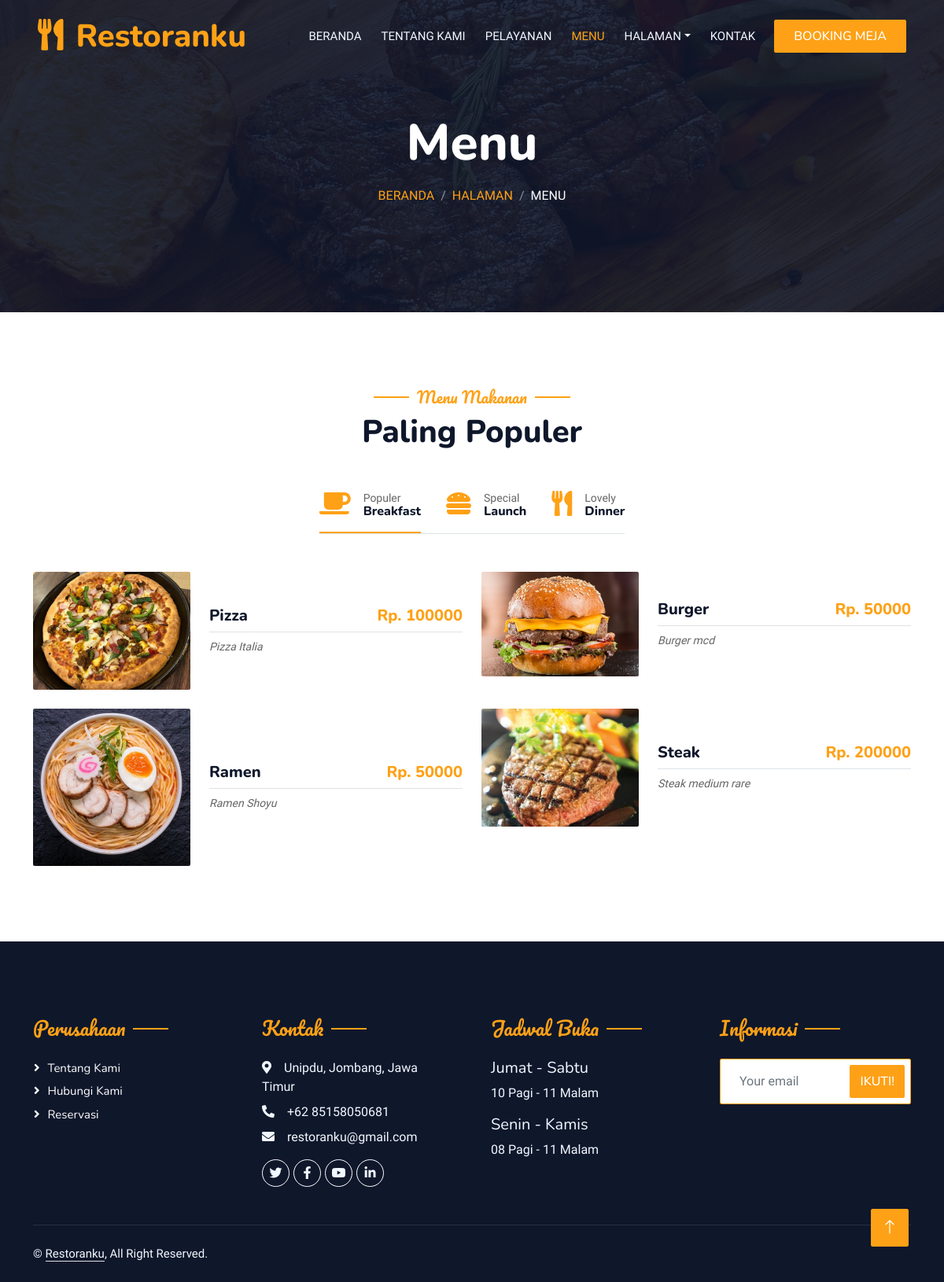
Page /menu.php on the committed database.
### tables this page shows
CREATE TABLE `makanan` (
  `id_makanan` int(11) NOT NULL,
  `nama` varchar(100) NOT NULL,
  `foto` varchar(100) NOT NULL,
  `deskripsi_makanan` varchar(100) NOT NULL,
  `harga` varchar(100) NOT NULL
);

### menu.php (the view, shortened to what this page needs)
<?php
$servername = "localhost";
$username = "root";
$password = "";
$database = "reservasi-meja-restoran";
$conn = mysqli_connect($servername, $username, $password, $database);
$sql = "SELECT id_makanan, nama, foto, deskripsi_makanan, harga FROM makanan";
$result = mysqli_query($conn, $sql);
?>
<!DOCTYPE html>
<html lang="en">
<head>
    <link href="https://cdnjs.cloudflare.com/ajax/libs/font-awesome/5.10.0/css/all.min.css" rel="stylesheet">
    <link href="https://cdn.jsdelivr.net/npm/bootstrap-icons@1.4.1/font/bootstrap-icons.css" rel="stylesheet">
    <link href="lib/animate/animate.min.css" rel="stylesheet">
    <link href="lib/owlcarousel/assets/owl.carousel.min.css" rel="stylesheet">
    <link href="lib/tempusdominus/css/tempusdominus-bootstrap-4.min.css" rel="stylesheet" />
    <link href="css/bootstrap.min.css" rel="stylesheet">
    <link href="css/style.css" rel="stylesheet">
</head>
<body>
    <div class="container-xxl bg-white p-0">
        <div class="container-xxl position-relative p-0">
            <nav class="navbar navbar-expand-lg navbar-dark bg-dark px-4 px-lg-5 py-3 py-lg-0">
                <a href="" class="navbar-brand p-0">
                    <h1 class="text-primary m-0"><i class="fa fa-utensils me-3"></i>Restoranku</h1>
                </a>
                <div class="collapse navbar-collapse" id="navbarCollapse">
                    <div class="navbar-nav ms-auto py-0 pe-4">
                        <a href="index.php" class="nav-item nav-link">Beranda</a>
                        <a href="about.html" class="nav-item nav-link">Tentang Kami</a>
                        <a href="service.html" class="nav-item nav-link">Pelayanan</a>
                        <a href="menu.php" class="nav-item nav-link active">Menu</a>
                        <div class="nav-item dropdown">
                            <a href="#" class="nav-link dropdown-toggle" data-bs-toggle="dropdown">Halaman</a>
                        </div>
                        <a href="contact.html" class="nav-item nav-link">Kontak</a>
                    </div>
                    <a href="booking.php" class="btn btn-primary py-2 px-4">Booking Meja</a>
                </div>
            </nav>
            <div class="container-xxl py-5 bg-dark hero-header mb-5">
                <div class="container text-center my-5 pt-5 pb-4">
                    <h1 class="display-3 text-white mb-3 animated slideInDown">Menu</h1>
                    <nav aria-label="breadcrumb">
                        <ol class="breadcrumb justify-content-center text-uppercase">
                            <li class="breadcrumb-item"><a href="index.php">Beranda</a></li>
                            <li class="breadcrumb-item"><a href="#">Halaman</a></li>
                            <li class="breadcrumb-item text-white active" aria-current="page">Menu</li>
                        </ol>
                    </nav>
                </div>
            </div>
        </div>
        <div class="container-xxl py-5">
            <div class="container">
                <div class="text-center wow fadeInUp" data-wow-delay="0.1s">
                    <h5 class="section-title ff-secondary text-center text-primary fw-normal">Menu Makanan</h5>
                    <h1 class="mb-5">Paling Populer</h1>
                </div>
                <div class="tab-class text-center wow fadeInUp" data-wow-delay="0.1s">
                    <ul class="nav nav-pills d-inline-flex justify-content-center border-bottom mb-5">
                        <li class="nav-item">
                            <a class="d-flex align-items-center text-start mx-3 ms-0 pb-3 active" data-bs-toggle="pill" href="#tab-1">
                                <i class="fa fa-coffee fa-2x text-primary"></i>
                                <div class="ps-3">
                                    <small class="text-body">Populer</small>
                                    <h6 class="mt-n1 mb-0">Breakfast</h6>
                                </div>
                            </a>
                        </li>
                        <li class="nav-item">
                            <a class="d-flex align-items-center text-start mx-3 pb-3" data-bs-toggle="pill" href="#tab-2">
                                <i class="fa fa-hamburger fa-2x text-primary"></i>
                                <div class="ps-3">
                                    <small class="text-body">Special</small>
                                    <h6 class="mt-n1 mb-0">Launch</h6>
                                </div>
                            </a>
                        </li>
                        <li class="nav-item">
                            <a class="d-flex align-items-center text-start mx-3 me-0 pb-3" data-bs-toggle="pill" href="#tab-3">
                                <i class="fa fa-utensils fa-2x text-primary"></i>
                                <div class="ps-3">
                                    <small class="text-body">Lovely</small>
                                    <h6 class="mt-n1 mb-0">Dinner</h6>
                                </div>
                            </a>
                        </li>
                    </ul>
                    <div class="tab-content">
                        <div id="tab-1" class="tab-pane fade show p-0 active">
                            <div class="row g-4">
                            <?php
                            while ($row = mysqli_fetch_assoc($result)) {
                            ?>
                                <div class="col-lg-6">
                                    <div class="d-flex align-items-center">
                                        <img class="flex-shrink-0 img-fluid rounded" src="img/<?php echo $row['foto']; ?>" alt="foto" style="width: 200px;">
                                        <div class="w-100 d-flex flex-column text-start ps-4">
                                            <h5 class="d-flex justify-content-between border-bottom pb-2">
                                                <span><?php echo $row['nama']; ?></span>
                                                <span class="text-primary">Rp. <?php echo $row['harga']; ?></span>
                                            </h5>
                                            <small class="fst-italic"><?php echo $row['deskripsi_makanan']; ?></small>
                                        </div>
                                    </div>
                                </div>
                            <?php
                            }
                            ?>
                            </div>
                        </div>
                    </div>
                </div>
            </div>
        </div>
        <div class="container-fluid bg-dark text-light footer pt-5 mt-5 wow fadeIn" data-wow-delay="0.1s">
            <div class="container py-5">
                <div class="row g-5">
                    <div class="col-lg-3 col-md-6">
                        <h4 class="section-title ff-secondary text-start text-primary fw-normal mb-4">Perusahaan</h4>
                        <a class="btn btn-link" href="about.html">Tentang Kami</a>
                        <a class="btn btn-link" href="contact.html">Hubungi Kami</a>
                        <a class="btn btn-link" href="booking.php">Reservasi</a>
                    </div>
                    <div class="col-lg-3 col-md-6">
                        <h4 class="section-title ff-secondary text-start text-primary fw-normal mb-4">Kontak</h4>
                        <p class="mb-2"><i class="fa fa-map-marker-alt me-3"></i>Unipdu, Jombang, Jawa Timur</p>
                        <p class="mb-2"><i class="fa fa-phone-alt me-3"></i>+62 85158050681</p>
                        <p class="mb-2"><i class="fa fa-envelope me-3"></i>restoranku@gmail.com</p>
                        <div class="d-flex pt-2">
                            <a class="btn btn-outline-light btn-social" href=""><i class="fab fa-twitter"></i></a>
                            <a class="btn btn-outline-light btn-social" href=""><i class="fab fa-facebook-f"></i></a>
                            <a class="btn btn-outline-light btn-social" href=""><i class="fab fa-youtube"></i></a>
                            <a class="btn btn-outline-light btn-social" href=""><i class="fab fa-linkedin-in"></i></a>
                        </div>
                    </div>
                    <div class="col-lg-3 col-md-6">
                        <h4 class="section-title ff-secondary text-start text-primary fw-normal mb-4">Jadwal Buka</h4>
                        <h5 class="text-light fw-normal">Jumat - Sabtu</h5>
                        <p>10 Pagi - 11 Malam</p>
                        <h5 class="text-light fw-normal">Senin - Kamis</h5>
                        <p>08 Pagi - 11 Malam</p>
                    </div>
                    <div class="col-lg-3 col-md-6">
                        <h4 class="section-title ff-secondary text-start text-primary fw-normal mb-4">Informasi</h4>
                        <div class="position-relative mx-auto" style="max-width: 400px;">
                            <input class="form-control border-primary w-100 py-3 ps-4 pe-5" type="text" placeholder="Your email">
                            <button type="button" class="btn btn-primary py-2 position-absolute top-0 end-0 mt-2 me-2">Ikuti!</button>
                        </div>
                    </div>
                </div>
            </div>
            <div class="container">
                <div class="copyright">
                    <div class="row">
                        <div class="col-md-6 text-center text-md-start mb-3 mb-md-0">
                            &copy; <a class="border-bottom" href="index.php">Restoranku</a>, All Right Reserved.
                        </div>
                    </div>
                </div>
            </div>
        </div>
        <a href="#" class="btn btn-lg btn-primary btn-lg-square back-to-top"><i class="bi bi-arrow-up"></i></a>
    </div>
</body>
</html>

### css/style.css (style rules this page uses)
:root { --primary: #FEA116; --light: #F1F8FF; --dark: #0F172B; }
.ff-secondary { font-family: 'Pacifico', cursive; }
.back-to-top { position: fixed; display: none; right: 45px; bottom: 45px; z-index: 99; }
.btn { font-family: 'Nunito', sans-serif; font-weight: 500; text-transform: uppercase; transition: .5s; }
.btn.btn-primary, .btn.btn-secondary { color: #FFFFFF; }
.btn-lg-square { width: 48px; height: 48px; }
.btn-square, .btn-sm-square, .btn-lg-square { padding: 0; display: flex; align-items: center; justify-content: center; font-weight: normal; border-radius: 2px; }
.navbar-dark .navbar-nav .nav-link { position: relative; margin-left: 25px; padding: 35px 0; font-size: 15px; color: var(--light) !important; text-transform: uppercase; font-weight: 500; outline: none; transition: .5s; }
.navbar-dark .navbar-nav .nav-link:hover, .navbar-dark .navbar-nav .nav-link.active { color: var(--primary) !important; }
@media (min-width: 992px) { .navbar-dark { position: absolute; width: 100%; top: 0; left: 0; z-index: 999; background: transparent !important; } }
.hero-header { background: linear-gradient(rgba(15, 23, 43, .9), rgba(15, 23, 43, .9)), url(../img/bg-hero.jpg); background-position: center center; background-repeat: no-repeat; background-size: cover; }
.breadcrumb-item + .breadcrumb-item::before { color: rgba(255, 255, 255, .5); }
.section-title { position: relative; display: inline-block; }
.section-title::before { position: absolute; content: ""; width: 45px; height: 2px; top: 50%; left: -55px; margin-top: -1px; background: var(--primary); }
.section-title::after { position: absolute; content: ""; width: 45px; height: 2px; top: 50%; right: -55px; margin-top: -1px; background: var(--primary); }
.section-title.text-start::before, .section-title.text-end::after { display: none; }
.nav-pills .nav-item .active { border-bottom: 2px solid var(--primary); }
.footer .btn.btn-social { margin-right: 5px; width: 35px; height: 35px; display: flex; align-items: center; justify-content: center; color: var(--light); border: 1px solid #FFFFFF; border-radius: 35px; transition: .3s; }
.footer .btn.btn-link { display: block; margin-bottom: 5px; padding: 0; text-align: left; color: #FFFFFF; font-size: 15px; font-weight: normal; text-transform: capitalize; transition: .3s; }
.footer .btn.btn-link::before { position: relative; content: "\f105"; font-family: "Font Awesome 5 Free"; font-weight: 900; margin-right: 10px; }
.footer .copyright { padding: 25px 0; font-size: 15px; border-top: 1px solid rgba(256, 256, 256, .1); }
.footer .copyright a { color: var(--light); }

### rows in the picture
makanan: foto (picture), nama "Pizza", harga "100000", deskripsi_makanan "Pizza Italia"
makanan: foto (picture), nama "Burger", harga "50000", deskripsi_makanan "Burger mcd"
makanan: foto (picture), nama "Ramen", harga "50000", deskripsi_makanan "Ramen Shoyu"
makanan: foto (picture), nama "Steak", harga "200000", deskripsi_makanan "Steak medium rare"
